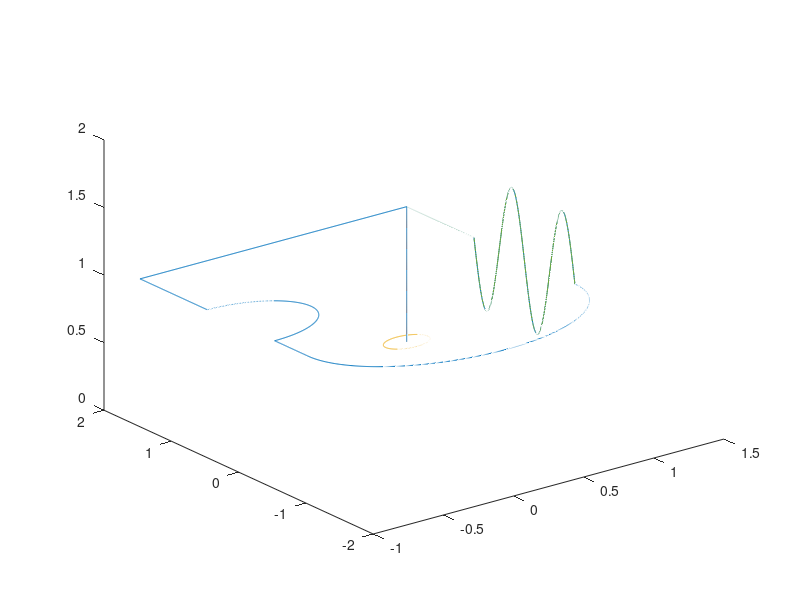

Source code (MATLAB): (Note: this script raises an error after producing the figure.)
clear
set(findall(gcf,'-property','FontSize'),'FontSize',13)
set(findall(gcf,'-property','Font'),'Font','Roman')
exportFigures = false;

areaWidth = 2.05; %Width of the flight area
areaHeight = 3.45; %Height of the flight area
courseWidth = .15; %Buffer around route
courseStdHeight = 1; %standard height at which the drone will complete the course
ppRoute = 400; %Points per route segment
startHeight = 0; %Height at which the drone starts and stops its course route
courseScale = 1;

%Matrix definition
%x,y,z,yaw,hold time,checkpoint, ViconAvailable


%Defines the starting point
startPoint = [areaWidth/2 areaHeight/2 courseStdHeight];

%Defines the first set point
firstSetPoint = [startPoint(1)-(areaWidth-courseWidth) startPoint(2) courseStdHeight];
%Generates a number of points from the start point to the first set point
courseToFirstSetPoint = [linspace(startPoint(1),firstSetPoint(1),ppRoute); linspace(startPoint(2),firstSetPoint(2),ppRoute);linspace(startPoint(3),firstSetPoint(3),ppRoute)]';
%Yaw description
yaw1 = 270*ones(ppRoute,1);
%Adds checkpoints
checkPoints = zeros(ppRoute,1);
checkPoints(1) = 1;
checkPoints(ppRoute) = 1;
%StationKeeping [s]
holdTime = zeros(ppRoute,1);
holdTime(1) = 5;
%Vicon available
vicon = ones(ppRoute,1);
%Adds the first part of the course to the total course
totalCourse = [courseToFirstSetPoint yaw1 holdTime checkPoints vicon];

%Defines the second setpoint and generates route from the first to the
%second set point
secondSetPoint = [firstSetPoint(1) firstSetPoint(2)-1 courseStdHeight];
courseToSecondSetPoint = [linspace(firstSetPoint(1),secondSetPoint(1),ppRoute); linspace(firstSetPoint(2),secondSetPoint(2),ppRoute);linspace(firstSetPoint(3),secondSetPoint(3),ppRoute)]';
yaw2 = (yaw1(1)-90)*ones(ppRoute,1);
checkPoints = zeros(ppRoute,1);
checkPoints(1) = 0;
checkPoints(ppRoute) = 1;
holdTime = zeros(ppRoute,1);
totalCourse = [totalCourse; courseToSecondSetPoint yaw2 holdTime checkPoints vicon];

%Defines the first curve in the route, radius is .5 meters
obstacleRadius = .5;
thirdSetPoint = [secondSetPoint(1) secondSetPoint(2)-2*obstacleRadius courseStdHeight];
thirdSetPointPoints = linspace(0,pi,ppRoute);
courseToThirdSetPoint = [secondSetPoint(1)+sin(thirdSetPointPoints)*obstacleRadius; secondSetPoint(2)-obstacleRadius+cos(thirdSetPointPoints)*obstacleRadius; linspace(secondSetPoint(3),thirdSetPoint(3),length(thirdSetPointPoints))]';
yaw3 = yaw2;
totalCourse = [totalCourse; courseToThirdSetPoint yaw3 holdTime checkPoints vicon];

%Generates straight line from the first curve to the second curve
fourthSetPoint = [thirdSetPoint(1) thirdSetPoint(2)-.5 courseStdHeight];
courseToFourthSetPoint = [linspace(thirdSetPoint(1),fourthSetPoint(1),ppRoute); linspace(thirdSetPoint(2),fourthSetPoint(2),ppRoute);linspace(thirdSetPoint(3),fourthSetPoint(3),ppRoute)]';
yaw4 = yaw2;
totalCourse = [totalCourse; courseToFourthSetPoint yaw4 holdTime checkPoints vicon];

%Generates the big curve in the route
bigCurveRadius = abs((fourthSetPoint(1)-startPoint(1))/2);
fifthSetPoint = [fourthSetPoint(1)+2*bigCurveRadius fourthSetPoint(2) courseStdHeight];
fifthSetPointPoints = linspace(pi,2*pi,ppRoute);
courseToFifthSetPoint = [fifthSetPoint(1)-bigCurveRadius+cos(fifthSetPointPoints)*bigCurveRadius; fifthSetPoint(2)+sin(fifthSetPointPoints)*bigCurveRadius; linspace(fourthSetPoint(3),fifthSetPoint(3),length(fifthSetPointPoints))]';
yaw5 = mod(fifthSetPointPoints*180/pi-yaw4(ppRoute),360)';
totalCourse = [totalCourse; courseToFifthSetPoint yaw5 holdTime checkPoints vicon];

%Generates straight movement along the y-axis with oscillation in the
%z-axis
sixthSetPoint = [fifthSetPoint(1) fifthSetPoint(2)+1.5 fifthSetPoint(3)];
pointsForMovements = linspace(0,4*pi,ppRoute);
zMovement = sin(pointsForMovements)*.5+fifthSetPoint(3);
courseToSixthSetPoint = [linspace(fifthSetPoint(1),sixthSetPoint(1),ppRoute);linspace(fifthSetPoint(2),sixthSetPoint(2),ppRoute); zMovement]';
yaw6 = 90*ones(ppRoute,1);
totalCourse = [totalCourse; courseToSixthSetPoint yaw6 holdTime checkPoints vicon];

%Generates route from the end of the oscillations back to the start point
endSetPoint = startPoint;
courseToEndSetPoint = [linspace(sixthSetPoint(1),endSetPoint(1),ppRoute); linspace(sixthSetPoint(2),endSetPoint(2),ppRoute);linspace(sixthSetPoint(3),endSetPoint(3),ppRoute)]';
yaw7 = yaw6;
vicon = zeros(ppRoute,1);
totalCourse = [totalCourse; courseToEndSetPoint yaw7 holdTime checkPoints vicon];


totalCourse = [totalCourse(:,1)*courseScale totalCourse(:,2)*courseScale totalCourse(:,3) totalCourse(:,4) totalCourse(:,5) totalCourse(:,6) totalCourse(:,7)];

%Draws points from start to end 
launchLanding = linspace(startHeight,startPoint(3),ppRoute);
courseToStartPoint = [linspace(startPoint(1)*courseScale,startPoint(1)*courseScale,ppRoute);linspace(startPoint(2)*courseScale,startPoint(2)*courseScale,ppRoute);launchLanding]';
launchYaw = yaw1;
launchHold = zeros(ppRoute,1);
launchCheckPoints = zeros(ppRoute,1); launchCheckPoints(1) = 1;
launchVicon = ones(ppRoute,1);
courseToAdd = [courseToStartPoint launchYaw, launchHold, launchCheckPoints launchVicon];
totalCourse = [courseToAdd; totalCourse];


%Draws takeoff/landing zone
aPoints = linspace(0,2*pi,ppRoute);
circumference = [cos(aPoints)*courseWidth+startPoint(1)*courseScale; sin(aPoints)*courseWidth+startPoint(2)*courseScale; ones(1,length(aPoints))*startHeight]';



%Plots the 3d-plot
figure(1)
plot3(totalCourse(:,1),totalCourse(:,2),totalCourse(:,3))
hold on
plot3(courseToStartPoint(:,1),courseToStartPoint(:,2),courseToStartPoint(:,3));
plot3(circumference(:,1),circumference(:,2),circumference(:,3));
%Linie for no vicon data
% Convert color code to 1-by-3 RGB array (0~1 each)
str = '#77AC30';
color = sscanf(str(2:end),'%2x%2x%2x',[1 3])/255;
plot3(totalCourse(2400:end,1),totalCourse(2400:end,2),totalCourse(2400:end,3),'Color',color)
xlimit =[-2.1 0.2];
ylimit =[-3.5 0.05];


%Draws arrow
p1 = [(startPoint(1)-.5)*courseScale (startPoint(2)+.25)*courseScale startPoint(3)];
p2 = [-1 0 0];
mArrow3(p1,p1+p2*courseScale);


legend('Course','Takeoff/Landing','Takeoff/Landing Site','No Vicon data','Location','best');
%legend('boxoff')
hold off

axis equal
grid on
view(-45,15)

x0=0;
y0=0;
plotwidth=600;
height=300;
set(gcf,'position',[x0,y0,plotwidth,height])

if exportFigures == true
    exportgraphics(gcf,'courseToFollow.pdf','ContentType','vector')
end


%Plots the 2d-plot
figure(2)
plot(totalCourse(:,1),totalCourse(:,2))
hold on
plot(circumference(:,1),circumference(:,2))
plot(totalCourse(2400:end,1),totalCourse(2400:end,2),'Color',color)
xlabel('x-axis [m]');
ylabel('y-axis [m]');
zlabel('z-axis [m]');
legend('Course','Takeoff/Landing Site','No Vicon data','Location','south east');
axis equal
grid on
x0=0;
y0=0;
plotwidth=600;
height=300;
set(gcf,'position',[x0,y0,plotwidth,height])
hold off

if exportFigures == true
   exportgraphics(gcf,'courseToFollowAbove.pdf','ContentType','vector')
end

figure(3)
%draws the line segments in different colors
C = {'r'; 'g'; 'b';'c';'m';'y';'k'}; 
plot(totalCourse(1:ppRoute,1),totalCourse(1:ppRoute,2))
hold on 
for i = 2:7
   x = totalCourse((i-1)*ppRoute:ppRoute*i,1);
   y = totalCourse((i-1)*ppRoute:ppRoute*i,2);
   plot(x, y) 
end
hold off
axis equal
legend('line segment 1','line segment 2','line segment 3','line segment 4','line segment 5','line segment 6','line segment 7')
grid on 

xlabel('x-axis [m]');
ylabel('y-axis [m]');
x0=0;
y0=0;
plotwidth=600;
height=300;
set(gcf,'position',[x0,y0,plotwidth,height])

xlim([-1.5 2.5]);
ylim([-1 2]);

%Writes route description to a csv-file
writematrix(totalCourse,'courseDescriptionHD.csv');

figure(4)
plot(linspace(1,length(totalCourse), length(totalCourse)), totalCourse(:,4))
